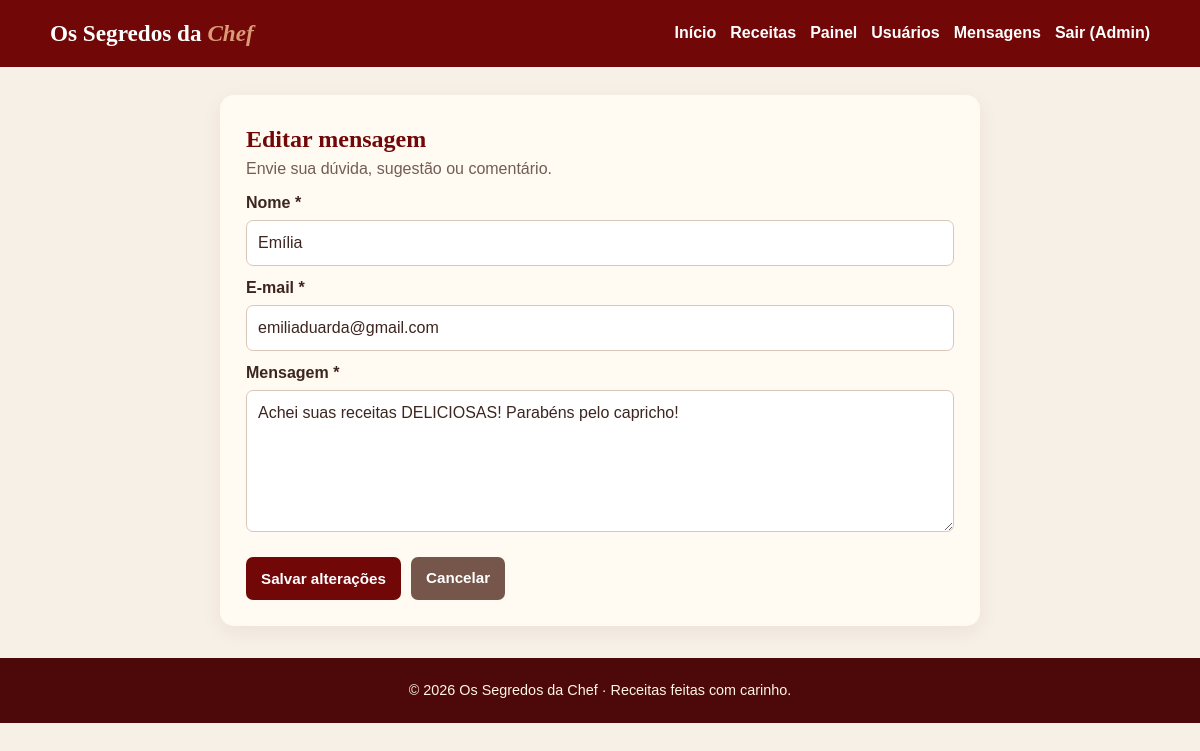
/contato/mensagens/1/editar/ (signed in), run on the app's committed database.
### usuarios/models.py (models this page shows, shortened)
class Usuario(AbstractUser):
   SEXO_CHOICES = [
       ('masculino', 'Masculino'),
       ('feminino', 'Feminino'),
       ('outro', 'Outro / Prefiro não informar'),
   ]
   sexo = models.CharField('Sexo', max_length=20, choices=SEXO_CHOICES, blank=True, null=True)
   data_nascimento = models.DateField('Data de Nascimento', blank=True, null=True)
   class Meta:
       verbose_name = 'Usuário'
       verbose_name_plural = 'Usuários'

### contato/models.py (models this page shows, shortened)
class Contato(models.Model):
    nome = models.CharField("Nome", max_length=100)
    email = models.EmailField("E-mail")
    mensagem = models.TextField("Mensagem")
    data_envio = models.DateTimeField("Data de envio", auto_now_add=True)
    class Meta:
        verbose_name = "Mensagem de contato"
        verbose_name_plural = "Mensagens de contato"
        ordering = ["-data_envio"]

### contato/views.py (the view)
# urls.py: path("mensagens/<int:pk>/editar/", views.editar_contato, name="editar"),
@staff_member_required
def editar_contato(request, pk):
    contato = get_object_or_404(Contato, pk=pk)
    if request.method == "POST":
        form = ContatoForm(request.POST, instance=contato)
        if form.is_valid():
            form.save()
            messages.success(request, "Contato atualizado com sucesso.")
            return redirect("contato:lista")
    else:
        form = ContatoForm(instance=contato)
    return render(request, "contato/contato_form.html", {"form": form, "contato": contato, "modo_edicao": True})

### contato/forms.py
class ContatoForm(forms.ModelForm):
    class Meta:
        model = Contato
        fields = ["nome", "email", "mensagem"]
        widgets = {
            "nome": forms.TextInput(attrs={"placeholder": "Seu nome"}),
            "email": forms.EmailInput(attrs={"placeholder": "seu@email.com"}),
            "mensagem": forms.Textarea(attrs={"rows": 5, "placeholder": "Escreva sua mensagem"}),
        }

### contato/templates/contato/contato_form.html (shortened to what this page needs)
{% extends 'base.html' %}
{% block content %}
<section class="panel" style="max-width:760px;margin:0 auto">
    <h1>{% if modo_edicao %}Editar mensagem{% else %}Fale conosco{% endif %}</h1>
    <p class="muted">Envie sua dúvida, sugestão ou comentário.</p>
    <form method="post" novalidate>
        {% for field in form %}
        <label for="{{ field.id_for_label }}">
            {{ field.label }}
            {% if field.field.required %} *{% endif %}
        </label>
        {{ field }}
        {% endfor %}
        <div class="form-actions">
            <button type="submit">
                {% if modo_edicao %}
                Salvar alterações
                {% else %}
                Enviar mensagem
                {% endif %}
            </button>
            {% if modo_edicao %}
            <a class="btn secondary" href="{% url 'contato:lista' %}">Cancelar</a>
            {% endif %}
        </div>
    </form>
</section>
{% endblock %}

### templates/base.html (shortened to what this page needs)
{% load static %}
<!doctype html>
<html lang="pt-br">
<head>
  <link rel="stylesheet" href="{% static 'css/style.css' %}">
</head>
<body>
<header class="site-header">
  <a class="brand" href="{% url 'web:index' %}">Os Segredos da <span>Chef</span></a>
  <nav aria-label="Menu principal">
    <a href="{% url 'web:index' %}">Início</a>
    <a href="{% url 'receitas:receita_list' %}">Receitas</a>
{% if user.is_authenticated %}
    {% if user.is_staff %}
        <a href="{% url 'web:painel' %}">Painel</a>
        <a href="{% url 'usuarios:lista' %}">Usuários</a>
        <a href="{% url 'contato:lista' %}">Mensagens</a>
    {% endif %}
    <form method="post" action="{% url 'usuarios:logout' %}">
        <button class="nav-logout" type="submit">
            Sair ({{ user.username }})
        </button>
    </form>
{% else %}
    <a href="{% url 'usuarios:login' %}">Entrar</a>
    <a href="{% url 'usuarios:cadastro' %}">Cadastrar</a>
{% endif %}
  </nav>
</header>
<main>
  {% block content %}
    {% endblock %}
</main>
<footer>© 2026 Os Segredos da Chef · Receitas feitas com carinho.</footer>
</body>
</html>

### static/css/style.css (style rules this page uses)
:root { --cor-primaria: #720707; --cor-secundaria: #da9b76; --cor-apoio: #fcf5df; --cor-texto: #720707; --branco: #fff; --avermelhado: #924444; --sombra: 0 18px 35px rgba(75, 7, 7, 0.18); --transicao: 0.25s ease; }
* { box-sizing: border-box; margin: 0; padding: 0; }
body { background: #f5ece0; color: var(--cor-texto); font: 16px 'Sulphur Point', Arial, sans-serif; }
a { text-decoration: none; color: inherit; }

### templates/base.html (style rules this page uses)
:root { --wine:#720707;--peach:#da9b76;--cream:#fcf5df;--paper:#fffaf2;--ink:#3d2520 }
body { margin:0;background:#f7f0e7;color:var(--ink);font:16px Arial,sans-serif;line-height:1.5 }
header.site-header { background:var(--wine);color:white;padding:16px max(20px,calc((100% - 1100px)/2));display:flex;align-items:center;justify-content:space-between;gap:18px;flex-wrap:wrap }
.brand { font-family:Georgia,serif;font-size:1.45rem;font-weight:bold;color:white;text-decoration:none }
.brand span { color:var(--peach);font-style:italic }
nav { display:flex;gap:14px;flex-wrap:wrap }
nav a { color:white;text-decoration:none;font-weight:600 }
nav form { display:inline;margin:0 }
nav .nav-logout { padding:0;background:transparent;color:white;border:0;font:inherit;font-weight:600;cursor:pointer }
main { max-width:1100px;margin:28px auto;padding:0 18px;min-height:60vh }
.hero,.panel { background:var(--paper);border-radius:14px;padding:26px;box-shadow:0 6px 20px #4b070710;margin-bottom:20px }
h1,h2,h3 { color:var(--wine);font-family:Georgia,serif }
h1 { margin-top:0 }
.muted { color:#725e56 }
.btn,button,input[type=submit] { display:inline-block;background:var(--wine);color:white;border:0;border-radius:7px;padding:10px 15px;text-decoration:none;font-weight:700;cursor:pointer;font-size:.95rem }
.btn.secondary { background:#76564a }
input,select,textarea { width:100%;padding:10px 11px;border:1px solid #d9c7b9;border-radius:7px;background:white;font:inherit;color:var(--ink);box-sizing:border-box }
label { display:block;font-weight:700;margin:10px 0 5px }
.form-actions { display:flex;gap:10px;flex-wrap:wrap;margin-top:18px }
footer { padding:22px;text-align:center;background:#4d0909;color:#fff4e5;margin-top:32px;font-size:.9rem }

### data on the page
Usuario: username "Admin"
Contato: form "Emília" "emiliaduarda@gmail.com" "Achei suas receitas DELICIOSAS! Parabéns pelo capricho!"

### other printed values
{{ field.label }} "Nome" "E-mail" "Mensagem"
